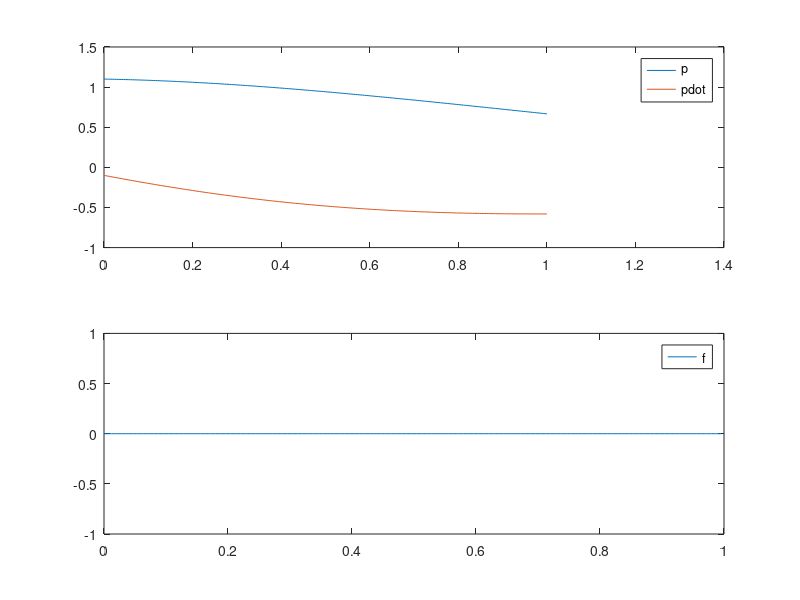

Reproduce this figure in MATLAB.
function startercode215541
[T,X,U,XFORDISPLAY] = RunSimulation;
PlotResults(T,X,U);
p = mat2str(XFORDISPLAY(1),8)
pdot = mat2str(XFORDISPLAY(2),8)
end

function [actuators,data] = initControlSystem(sensors,references,parameters,data)
%%%%%%%%%%%%%%%%%%
% MODIFY
%
%%%%%%%%%%%%%%%%%%
[actuators,data] = runControlSystem(sensors,references,parameters,data);
end

function [actuators,data] = runControlSystem(sensors,references,parameters,data)
%%%%%%%%%%%%%%%%%%
% MODIFY
actuators.f = 0;
%
%%%%%%%%%%%%%%%%%%
end

function [T,X,U,XFORDISPLAY] = RunSimulation
[t,x,tStep,nSteps,nStepsForDisplay] = InitSimulation;
T = t;
X = x;
U = [];
controller.init = @initControlSystem;
controller.run = @runControlSystem;
controller.sensors = GetSensors(t,x);
controller.references = struct;
controller.parameters = struct('tStep',tStep);
controller.data = struct;
[controller.actuators,controller.data] = ...
    controller.init(controller.sensors, ...
                    controller.references, ...
                    controller.parameters, ...
                    controller.data);
for iStep = 1:nSteps
    u = GetInput(controller.actuators);
    [t,x] = ode45(@(t,x) GetXDot(t,x,u),[t t+tStep],x);
    t = t(end);
    x = x(end,:)';
    controller.sensors = GetSensors(t,x);
    [controller.actuators,controller.data] = ...
    controller.run(controller.sensors, ...
                    controller.references, ...
                    controller.parameters, ...
                    controller.data);
    T = [T t];
    X = [X x];
    U = [U u];
    if iStep==nStepsForDisplay
        XFORDISPLAY = x;
    end
end
end

function [t,x,tStep,nSteps,nStepsForDisplay] = InitSimulation
t = 0;
x = [1.10; -0.10];
tStep = 0.004;
nStepsForDisplay = 25;
nSteps = 250;
end

function u = GetInput(actuators)
u = actuators.f;
end

function sensors = GetSensors(t,x)
sensors.t = t;
sensors.pdot = x(2);
end

function xdot = GetXDot(t,x,u)
xdot = [x(2); (1/8)*(-(5*x(2)+2*x(1)+5*x(1)^3)+u(1))];
end

function PlotResults(T,X,U)
clf;
subplot(2,1,1);
plot(T,X);
legend('p','pdot');
subplot(2,1,2);
plot(T(1:end-1),U);
legend('f');
end
